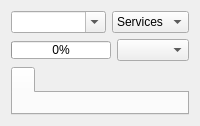
          <widget class="QWidget" name="tab">
           <attribute name="icon">
            <iconset resource="../mainwin.qrc">
             <normaloff>:/images/images/viewmag+.png</normaloff>:/images/images/viewmag+.png</iconset>
           </attribute>
           <attribute name="title">
            <string>Main</string>
           </attribute>
           <layout class="QVBoxLayout" name="verticalLayout_21">
            <item>
             <layout class="QHBoxLayout" name="horizontalLayout_2">
              <item>
               <widget class="QComboBox" name="comboVulnRis">
                <property name="sizePolicy">
                 <sizepolicy hsizetype="Expanding" vsizetype="Fixed">
                  <horstretch>0</horstretch>
                  <verstretch>0</verstretch>
                 </sizepolicy>
                </property>
                <property name="editable">
                 <bool>true</bool>
                </property>
               </widget>
              </item>
              <item>
               <widget class="QComboBox" name="comboVuln">
                <property name="sizePolicy">
                 <sizepolicy hsizetype="Minimum" vsizetype="Fixed">
                  <horstretch>0</horstretch>
                  <verstretch>0</verstretch>
                 </sizepolicy>
                </property>
                <property name="minimumSize">
                 <size>
                  <width>0</width>
                  <height>0</height>
                 </size>
                </property>
                <property name="duplicatesEnabled">
                 <bool>false</bool>
                </property>
                <item>
                 <property name="text">
                  <string>Services</string>
                 </property>
                </item>
               </widget>
              </item>
             </layout>
            </item>
            <item>
             <layout class="QHBoxLayout" name="horizontalLayout_6">
              <item>
               <widget class="QProgressBar" name="progressWeb">
                <property name="sizePolicy">
                 <sizepolicy hsizetype="Expanding" vsizetype="Fixed">
                  <horstretch>0</horstretch>
                  <verstretch>18</verstretch>
                 </sizepolicy>
                </property>
                <property name="minimumSize">
                 <size>
                  <width>0</width>
                  <height>0</height>
                 </size>
                </property>
                <property name="maximumSize">
                 <size>
                  <width>16777215</width>
                  <height>18</height>
                 </size>
                </property>
                <property name="value">
                 <number>0</number>
                </property>
               </widget>
              </item>
              <item>
               <widget class="QComboBox" name="comboWebV">
                <property name="sizePolicy">
                 <sizepolicy hsizetype="Minimum" vsizetype="Fixed">
                  <horstretch>0</horstretch>
                  <verstretch>0</verstretch>
                 </sizepolicy>
                </property>
                <property name="minimumSize">
                 <size>
                  <width>0</width>
                  <height>0</height>
                 </size>
                </property>
               </widget>
              </item>
             </layout>
            </item>
            <item>
             <widget class="QFrame" name="frame">
              <property name="frameShape">
               <enum>QFrame::NoFrame</enum>
              </property>
              <property name="frameShadow">
               <enum>QFrame::Plain</enum>
              </property>
              <layout class="QVBoxLayout" name="verticalLayout_12">
               <property name="margin">
                <number>0</number>
               </property>
               <item>
                <widget class="QTabWidget" name="tWresult">
                 <property name="minimumSize">
                  <size>
                   <width>0</width>
                   <height>0</height>
                  </size>
                 </property>
                 <property name="currentIndex">
                  <number>0</number>
                 </property>
                 <property name="tabsClosable">
                  <bool>false</bool>
                 </property>
                 <widget class="QWidget" name="tab_12">
                  <attribute name="title">
                   <string/>
                  </attribute>
                  <layout class="QVBoxLayout" name="verticalLayout_10"/>
                 </widget>
                </widget>
               </item>
              </layout>
             </widget>
            </item>
           </layout>
          </widget>
